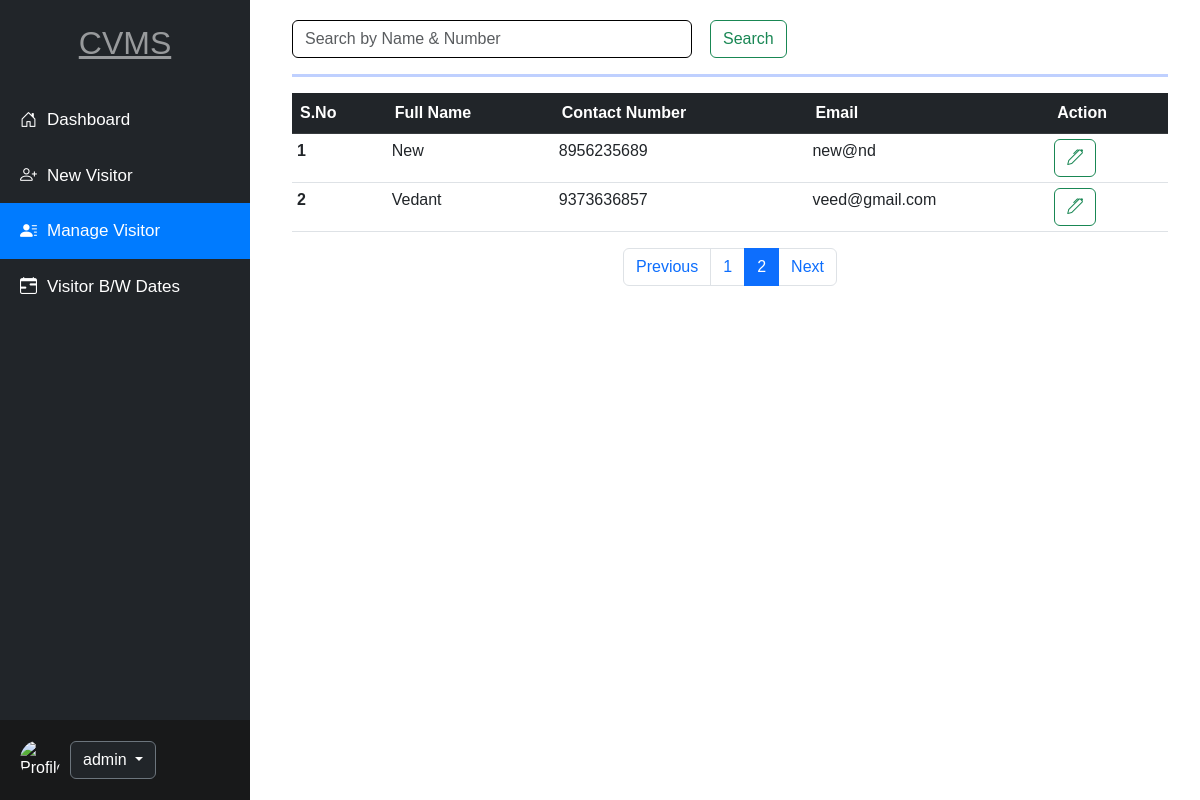
Screenshot of /managevisiter?page=2 (signed in) with the database file from the repository.
### app/models.py (models this page shows, shortened)
class Add_new_visiter(models.Model):
    id = models.AutoField(primary_key=True)
    fullname = models.CharField(max_length=100)
    email = models.EmailField()
    phonenum = models.CharField(max_length=15)
    address = models.TextField()
    whomtomeet = models.CharField(max_length=100)
    department = models.CharField(max_length=100)
    reasontomeet = models.CharField(max_length=255)
    date = models.DateField(auto_now_add=True)
    remark = models.CharField(max_length=20,default='')

### app/views.py (the view, shortened to what this page needs)
# urls.py: path('managevisiter',views.Managevisiter,name='managevisiter'),
def Managevisiter(request):
    username = request.session.get('username')
    visitors = None
    if not visitors:
        try:
            visitors = Add_new_visiter.objects.all()
        except :
            messages.error(request,"Something went wrong...!")
    paginator = Paginator(visitors, 8)
    page_number = request.GET.get('page')
    try:
        page_obj  = paginator.get_page(page_number)
    except PageNotAnInteger:
        page_obj = paginator.page(1)
    param = {'visitors':page_obj,'username': username}
    return render(request,'managevisiter.html',param)

### app/templates/managevisiter.html (shortened to what this page needs)
<!DOCTYPE html>
<html lang="en">
<head>
    <link href="https://cdn.jsdelivr.net/npm/bootstrap@5.3.0-alpha1/dist/css/bootstrap.min.css" rel="stylesheet">
    <link href="https://cdnjs.cloudflare.com/ajax/libs/bootstrap-icons/1.5.0/font/bootstrap-icons.min.css" rel="stylesheet">
    <link rel="stylesheet" href="https://cdn.jsdelivr.net/npm/bootstrap-table@1.23.2/dist/bootstrap-table.min.css">
</head>
<body>
    <div class="container-fluid">
        <div class="sidebar">
            <div>
                <h2 class="mt-1">CVMS</h2>
                <a href="/dashboard"><i class="bi bi-house-door"></i>Dashboard</a>
                <a href="/newvisiter"><i class="bi bi-person-plus"></i>New Visitor</a>
                <a href="/managevisiter"><i class="bi bi-person-lines-fill"></i>Manage Visitor</a>
                <a href="/visitbydate"><i class="bi bi-calendar-range"></i>Visitor B/W Dates</a>
            </div>
            <div class="profile-section">
                <img src="https://encrypted-tbn0.gstatic.com/images?q=tbn:ANd9GcTpvAh_S9v0U8Sy7IK76J4PMEATaqYuc8j_lQ&s" alt="Profile Image">
                <div class="dropdown">
                    <button class="btn btn-secondary dropdown-toggle bg-dark" type="button" id="dropdownMenuButton"
                        data-bs-toggle="dropdown" aria-expanded="false">
                        {{ username }}
                    </button>
                </div>
            </div>
        </div>
        <div class="content">
            <div class="search-bar mb-1">
                <form class="d-flex" method="post">
                    <input class="form-control me-2" type="search" name="searchfield" placeholder="Search by Name & Number" autocomplete="off" aria-label="Search">
                    <button class="btn btn-outline-success" type="submit">Search</button>
                </form>
            </div>
            <hr class="my-3" style="border-top: 3px solid rgb(0, 68, 255);">
            <div class="table1">
                <table class="table">
                    <thead class="thead-dark">
                        <tr class="table-dark">
                            <th scope="col">S.No</th>
                            <th scope="col">Full Name</th>
                            <th scope="col">Contact Number</th>
                            <th scope="col">Email</th>
                            <th scope="col">Action</th>
                        </tr>
                    </thead>
                    <tbody>
                        {% for visitor in visitors %}
                        <tr>
                            <th>{{ forloop.counter }}</th>
                            <td>{{ visitor.fullname }}</td>
                            <td>{{ visitor.phonenum }}</td>
                            <td>{{ visitor.email }}</td>
                            <td><a class="btn btn-outline-success" href="/updatevisiter/{{ visitor.id }}"><i class="bi bi-pen"></i></a></td>
                        </tr>
                        {% endfor %}
                    </tbody>
                </table>
                <nav aria-label="Visitor navigation">
                    <ul class="pagination justify-content-center">
                        {% if visitors.has_previous %}
                            <li class="page-item">
                                <a class="page-link" href="?page={{ visitors.previous_page_number}}">Previous</a>
                            </li>
                        {%  else %}
                            <li class="page-item">
                                <a class="page-link" tabindex="-1">Previous</a>
                            </li>
                        {% endif %}
                        {% for i in visitors.paginator.page_range %}
                            {% if i == visitors.number %}
                                <li class="page-item">
                                    <a class="page-link active" href="?page={{i}}">{{i}}</a>
                                </li>
                            {% else %}
                                <li class="page-item">
                                    <a class="page-link" href="?page={{i}}">{{i}}</a>
                                </li>
                            {% endif %}
                        {% endfor %}
                        {% if visitors.has_next %}
                            <li class="page-item">
                                <a class="page-link" href="?page={{ visitors.next_page_number }}">Next</a>
                            </li>
                        {%else%}
                            <li class="page-item">
                                <a class="page-link" tabindex="-1">Next</a>
                            </li>
                        {% endif %}
                    </ul>
                </nav>
            </div>
        </div>
    </div>
</body>
</html>

### app/templates/managevisiter.html (style rules this page uses)
body { font-family: Arial, sans-serif; margin: 0; }
.sidebar { height: 100vh; width: 250px; position: fixed; top: 0; left: 0; background-color: #212529; color: white; padding-top: 20px; display: flex; flex-direction: column; justify-content: space-between; }
.sidebar a { color: white; padding: 15px 20px; text-decoration: none; font-size: 17px; display: flex; align-items: center; }
.sidebar a.active { background-color: #007bff; color: white; }
.sidebar a i { margin-right: 10px; }
.sidebar .profile-section { padding: 20px; display: flex; align-items: center; background-color: #18191a; }
.sidebar .profile-section img { border-radius: 50%; width: 40px; height: 40px; margin-right: 10px; }
.sidebar h2 { text-align: center; text-decoration: underline; margin-bottom: 30px; color: rgba(255, 255, 255, 0.538); }
.content { margin-left: 260px; padding: 20px; }
.search-bar input { width: 400px; border: 1px solid black; }
.search-bar button { margin-left: 10px; }
.table1 table tbody tr { padding: 0 !important; margin: 0 !important; }
.table1 table tbody tr td, .table1 table tbody tr th { padding: 5px !important; }
.table1 table tbody tr:nth-child(odd) { background-color: #ffffff; }
.table1 table tbody tr:nth-child(even) { background-color: #a3e4d7a8; }

### rows the page displays
Add_new_visiter: fullname "New", phonenum "8956235689", email "new@nd"
Add_new_visiter: fullname "Vedant", phonenum "9373636857", email "veed@gmail.com"

### other values shown
{{ username }} "admin"
{{ i }} "1"
{{ i }} "2"
